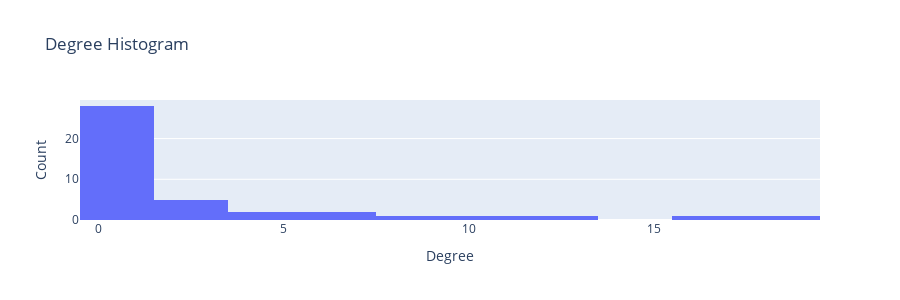

Notebook source saved alongside this figure:
### Code cell
plot_degree_histogram(G)

### Figure 1 — Plotly figure (JSON) as saved in the notebook; plotly's stock layout.template omitted (floating-point values rounded to 4 significant figures)
{"data": [{"type": "histogram", "x": [0, 10, 12, 16, 18, 9, 6, 7, 5, 5, 2, 1, 2, 1, 1, 1, 3, 0, 0, 0, 0, 1, 1, 1, 2, 0, 1, 0, 0, 0, 0, 0, 0, 2, 0, 1, 0, 0, 0, 0, 0, 1]}], "layout": {"height": 300, "title": {"text": "Degree Histogram"}, "xaxis": {"title": {"text": "Degree"}}, "yaxis": {"title": {"text": "Count"}}}}
